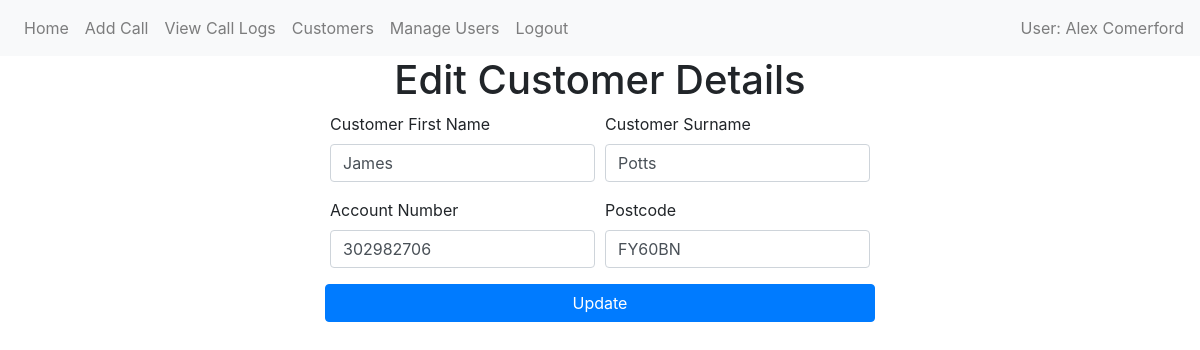
Screenshot of /edit-customer/1 (signed in) with the database file from the repository.
### website/models/user.py (models this page shows)
class User(db.Model, UserMixin):
    id = db.Column(db.Integer, primary_key=True)
    email = db.Column(db.String(150), unique=True)
    password = db.Column(db.String(20))
    first_name = db.Column(db.String(50))
    last_name = db.Column(db.String(50), nullable=False)
    is_admin = db.Column(db.Boolean, default=False)
    calls_handled = db.relationship('Call', back_populates='user')

### website/models/customer.py (models this page shows)
class Customer(db.Model):
    id = db.Column(db.Integer, primary_key=True)
    first_name = db.Column(db.String(100))
    last_name = db.Column(db.String(50))
    account_number = db.Column(db.Integer, unique=True)
    postcode = db.Column(db.String(8))
    calls = relationship('Call', back_populates='customer')

### website/views/customers/edit.py (the view, shortened to what this page needs)
@views.route('/edit-customer/<int:id>', methods=['GET', 'POST'])
@login_required
def edit_customer(id):
    customer_to_edit = Customer.query.get_or_404(id)
    return render_template('customers/edit.html', customer_to_edit=customer_to_edit, user=current_user)

### website/__init__.py (called while the page is built)
def create_app():
    app = Flask(__name__)
    app.config['SECRET_KEY'] = 'hjshjhdjah kjshkjdhjs'
    app.config['SQLALCHEMY_DATABASE_URI'] = f'sqlite:///{DB_NAME}'
    db.init_app(app)
    migrate.init_app(app, db)
    from website.models import User, Call, Customer  #Importing all models
    login_manager = LoginManager()
    login_manager.login_view = 'auth.login'
    login_manager.init_app(app)
    from .views import views
    from .views.auth import auth
    from .views.admin.manage_users import admin
    app.register_blueprint(views, url_prefix='/')
    app.register_blueprint(auth, url_prefix='/')
    app.register_blueprint(admin, url_prefix='/')
    from flask_login import current_user
    @app.context_processor
    def inject_user():
        return dict(user=current_user)
    @login_manager.user_loader
    def load_user(id):
        return User.query.get(int(id))
    return app

### website/templates/customers/edit.html (shortened to what this page needs)
{% extends "shared/base.html" %} {% block title %}Edit Customer{% endblock %} {%
block content %}
<h1 align="center">Edit Customer Details</h1>
<div class="container d-flex justify-content-center align-items-center">
  <form method="POST" class="w-50">
    <div class="form-row">
      <div class="form-group col-md-6">
        <label for="customer_first_name">Customer First Name</label>
        <input
          type="text"
          class="form-control"
          id="customer_first_name"
          name="customer_first_name"
          value="{{ customer_to_edit.first_name | title  }}"
          required
        />
      </div>
      <div class="form-group col-md-6">
        <label for="customer_last_name">Customer Surname</label>
        <input
          type="text"
          class="form-control"
          id="customer_last_name"
          name="customer_last_name"
          value="{{ customer_to_edit.last_name | title  }}"
          required
        />
      </div>
    </div>
    <div class="form-row">
      <div class="form-group col-md-6">
        <label for="account_number">Account Number</label>
        <input
          type="number"
          class="form-control"
          id="account_number"
          name="account_number"
          value="{{ customer_to_edit.account_number }}"
        />
      </div>
      <div class="form-group col-md-6">
        <label for="postcode">Postcode</label>
        <input
          type="text"
          class="form-control"
          id="postcode"
          name="postcode"
          value="{{ customer_to_edit.postcode | upper }}"
          required
        />
      </div>
    </div>
    <div class="form-row">
      <button type="submit" class="btn btn-primary w-100">Update</button>
    </div>
  </form>
  {% endblock %}

### website/templates/shared/base.html (shortened to what this page needs)
<!DOCTYPE html>
<html>
  <head>
    <link
      rel="stylesheet"
      href="https://stackpath.bootstrapcdn.com/bootstrap/4.4.1/css/bootstrap.min.css"
    />
    <link
      rel="stylesheet"
      href="https://cdn.jsdelivr.net/npm/bootstrap-icons@1.3.0/font/bootstrap-icons.css"
    />
  </head>
  <body>
    <nav class="navbar navbar-expand-lg navbar-light bg-light">
      <div class="collapse navbar-collapse" id="navbar">
        <div class="navbar-nav">
          {% if user.is_authenticated %}
          <a class="nav-item nav-link" id="home" href="/">Home</a>
          <a class="nav-item nav-link" id="Call" href="/add-call">Add Call</a>
          <a class="nav-item nav-link" id="view_call_log" href="/calls"
            >View Call Logs</a
          >
          <a class="nav-item nav-link" id="customers" href="/customers"
            >Customers</a
          >
          {% if user.is_admin %}
          <a class="nav-item nav-link" id="admin" href="/users">Manage Users</a>
          {% endif %}
          <a class="nav-item nav-link" id="logout" href="/logout">Logout</a>
          {% else %}
          <a class="nav-item nav-link" id="login" href="/login">Login</a>
          <a class="nav-item nav-link" id="register" href="/register"
            >Register</a
          >
          {% endif %}
        </div>
        {% if user.is_authenticated %}
        <span class="navbar-text ml-auto"
          >User: {{ user.first_name | title }} {{ user.last_name | title}}</span
        >
        {% endif %}
      </div>
    </nav>
    <div class="container">{% block content %} {% endblock %}</div>
  </body>
</html>

### website/templates/shared/base.html (style rules this page uses)
input[type="number"] { appearance: textfield; }

### rows the page displays
User: first_name "Alex", last_name "Comerford"
Customer: customer_first_name "James", customer_last_name "Potts", account_number "302982706", postcode "FY60BN"
